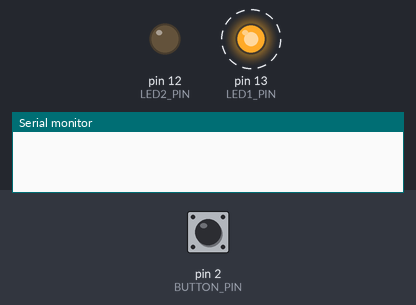
Simulated run of this sketch. Board: Arduino Uno, built with avr-gcc and run on an emulated ATmega328P. On the bench: output pins drawn as LEDs (lit = HIGH), the last lines printed to the serial monitor. Dashed ring = blinking. The inputs (shaded band) are chosen by the test bench; at power-on: pin 2 (BUTTON_PIN) HIGH.

Above: at 5.0 s.
5.1 s: pin 2 (BUTTON_PIN) pulled LOW for 0.15 s
At 6.18 s:
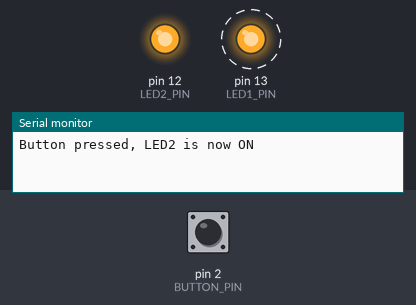
8.1 s: pin 2 (BUTTON_PIN) pulled LOW for 1 s
At 9.65 s:
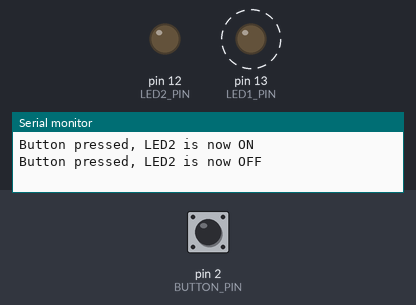
11.1 s: pin 2 (BUTTON_PIN) pulled LOW for 3.2 s
At 11.63 s:
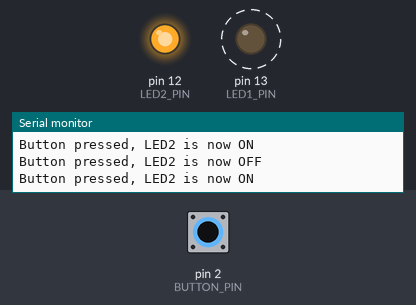
Timing chart, 0 to 21.8 s (numbered marks = the images above; inputs shaded):
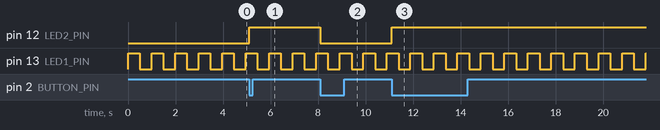

Measured:
- after the input at 5.1 s, pin 12 (LED2_PIN): LOW → HIGH at once
- after the input at 8.1 s, pin 12 (LED2_PIN): HIGH → LOW at once
- after the input at 11.1 s, pin 12 (LED2_PIN): LOW → HIGH at once
- by itself, pin 13 (LED1_PIN): alternates HIGH for 0.50 s and LOW for 0.50 s

The sketch:

LaboratoryAssignment6_Group2.ino
```cpp
#include <Arduino_FreeRTOS.h>
#include <queue.h>
#include <semphr.h>
#include <Wire.h>


// Pins
#define LED1_PIN    13
#define LED2_PIN    12
#define BUTTON_PIN   2

// TSL2561 Configuration
#define TSL2561_ADDR 0x39      // default I2C address
#define MIN_LUX       0.0      // 0% reference
#define MAX_LUX   40000.0      // 100% reference (bright sunlight)

// FreeRTOS objects
QueueHandle_t  xButtonQueue;
SemaphoreHandle_t xSerialMutex;


// ISR: notify button task
void buttonISR() {
  BaseType_t xHigherPriorityTaskWoken = pdFALSE;
  xQueueSendFromISR(xButtonQueue, NULL, &xHigherPriorityTaskWoken);
  if (xHigherPriorityTaskWoken) portYIELD_FROM_ISR();
}

// Task 1: Blink LED1 at 500 ms
void TaskBlink(void* pvParameters) {
  pinMode(LED1_PIN, OUTPUT);
  for (;;) {
    digitalWrite(LED1_PIN, !digitalRead(LED1_PIN));
    vTaskDelay(pdMS_TO_TICKS(500));
  }
}

// Task 2: Handle button presses → toggle LED2 + UART
void TaskButton(void* pvParameters) {
  pinMode(LED2_PIN, OUTPUT);
  pinMode(BUTTON_PIN, INPUT_PULLUP);
  attachInterrupt(digitalPinToInterrupt(BUTTON_PIN), buttonISR, FALLING);

  for (;;) {
    // Block until ISR posts to queue
    if (xQueueReceive(xButtonQueue, NULL, portMAX_DELAY) == pdTRUE) {
      // Toggle LED2
      digitalWrite(LED2_PIN, !digitalRead(LED2_PIN));

      // Print message without clobbering other Serial output
      if (xSemaphoreTake(xSerialMutex, pdMS_TO_TICKS(50))) {
        Serial.print("Button pressed, LED2 is now ");
        Serial.println(digitalRead(LED2_PIN) ? "ON" : "OFF");
        xSemaphoreGive(xSerialMutex);
      }
    }
  }
}


void setup() {
  // UART & I2C
  Serial.begin(9600);
  Wire.begin();


  // Create RTOS primitives
  xButtonQueue   = xQueueCreate( 5, 0 );
  xSerialMutex   = xSemaphoreCreateMutex();

  // Spawn tasks
  xTaskCreate(TaskBlink,  "Blink",  128, NULL, 1, NULL);
  xTaskCreate(TaskButton, "Button", 128, NULL, 2, NULL);


  // Start scheduler
  vTaskStartScheduler();
}

void loop() {
  // empty — RTOS tasks take over
}
```
